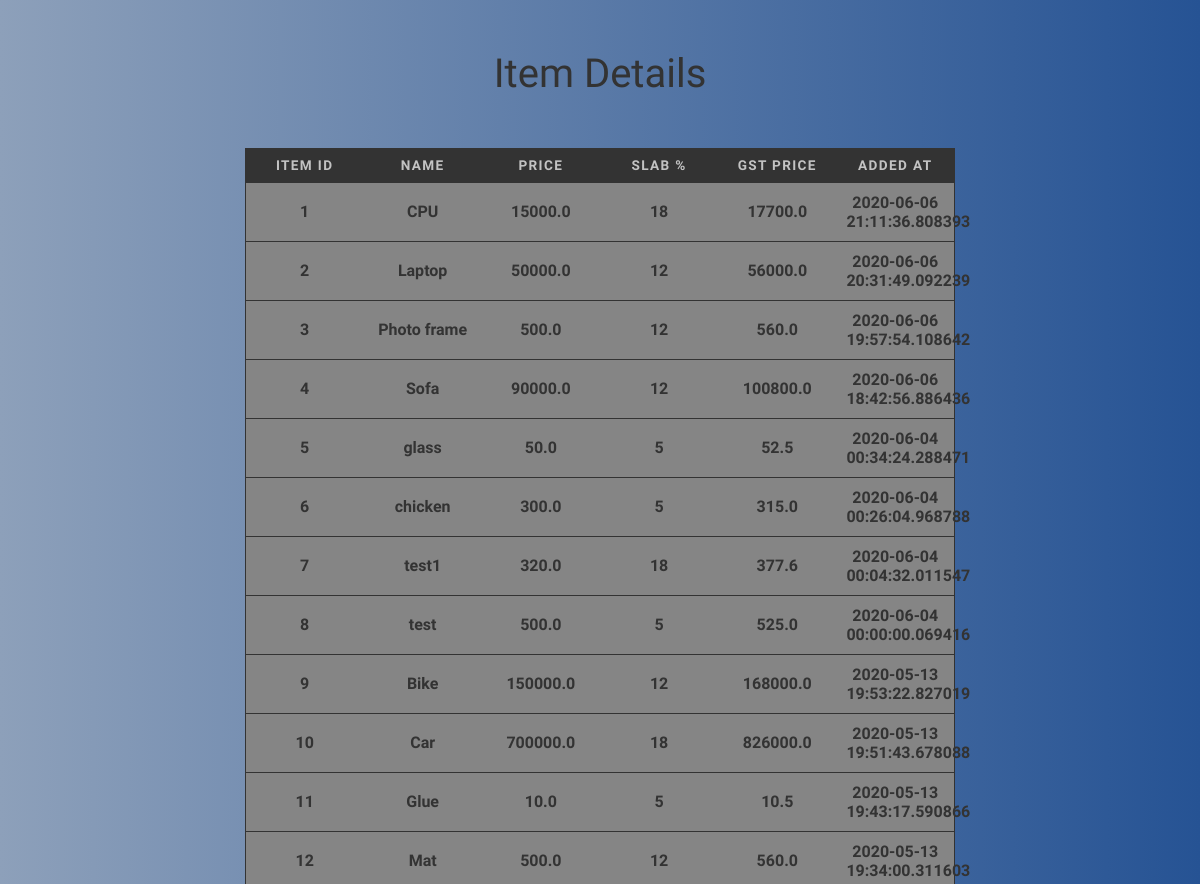
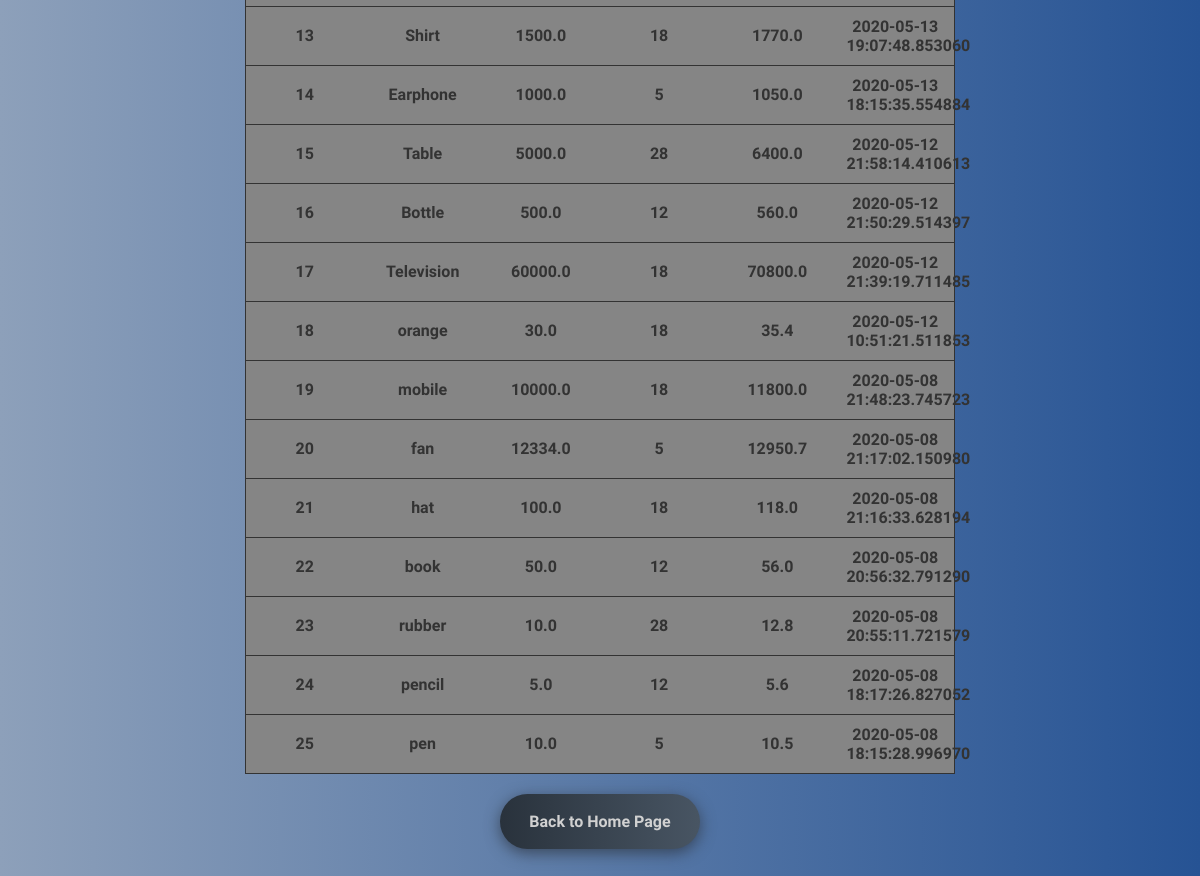
Screenshot of /table with the database file from the repository (2 pictures, top to bottom).
### tables this page shows
CREATE TABLE "gst_items" ("ID" INTEGER PRIMARY KEY AUTOINCREMENT NOT NULL, "Item" VARCHAR,"Price" REAL, "Slab" INTEGER, "GST_Price" REAL, "Added_at" TIMESTAMP);

### app.py (the view)
@app.route('/table')
def table():
    con = sql.connect("new_database.db")
    cur = con.cursor()
    cur.execute("SELECT * FROM gst_items ORDER BY ID DESC ")
    output = cur.fetchall()
    return render_template("table.html", output = output)

### templates/table.html (shortened to what this page needs)
<!DOCTYPE html>
<html lang="en">
<head>
    <link rel="stylesheet" type="text/css" href="{{ url_for('static', filename='/css/table.css') }}">
</head>
<body class="overlay" >
    <div><h1 style="text-align:center;padding:2%;font-family:Nova Square;font-size: 40px;color:#333;font-weight: 200;">Item Details</h1></div>
    <div class="center">
      <table >
        <thead>
          <tr class="first" style="text-align:center;font-family:Jura;color:#c3c3c3;">
            <th>Item ID</th>
            <th>Name</th>
            <th>Price</th>
            <th>Slab %</th>
            <th>GST Price</th>
            <th>Added At</th>
          </tr>
        </thead>
        <tbody>
          {% for value in output %}
            <tr style="text-align:center;font-family:Jura;color:#333;font-weight: 600;">
                <td scope="row" data-label="Item ID"> {{ loop.length - (value[0]-1) }}</td>
                <td data-label="Name"> {{ value[1] }}</td>
                <td data-label="Price"> {{ value[2] }}</td>
                <td data-label="Slab %"> {{ value[3] }}</td>
                <td data-label="GST Price"> {{ value[4] }}</td>
                <td data-label="Added At"> {{ value[5] }}</td>
            </tr>
          {% endfor %}
        </tbody>
      </table>
        <div id="back">
            <form action="/">
                <div class="buttons">
                    <input class="btn-hover color-8" style="text-align:center;font-family:Jura;color:#d1d1d1;" type="submit" value="Back to Home Page" />
                </div>
            </form>
        </div>
    </div>
</body>
</html>

### static/css/table.css (style rules this page uses)
.overlay { background: #265394; background: -webkit-linear-gradient(to left, #265394 , #8da0ba); background: linear-gradient(to left, #265394 , #8da0ba); }
table { border: 1px solid #333; border-collapse: collapse; margin: 0; padding: 0; width: 60%; table-layout: fixed; margin: auto; }
table tr { background-color: #858585; border: 1px solid #333; padding: .35em; }
table th, table td { padding: .625em; text-align: center; }
table th { font-size: .85em; letter-spacing: .1em; text-transform: uppercase; background: #333; }
#back { text-align :center; }
* { -webkit-box-sizing: border-box; -moz-box-sizing: border-box; box-sizing: border-box; }
.buttons { margin: 0%; text-align: center; }
.btn-hover { width: 200px; font-size: 16px; font-weight: 600; color: #fff; cursor: pointer; margin: 20px; height: 55px; text-align:center; border: none; background-size: 300% 100%; border-radius: 50px; moz-transition: all .4s ease-in-out; -o-transition: all .4s ease-in-out; -webkit-transition: all .4s ease-in-out; transition: all .4s ease-in-out; }
.btn-hover.color-8 { background-image: linear-gradient(to right, #29323c, #485563, #2b5876, #4e4376); box-shadow: 0 4px 15px 0 rgba(45, 54, 65, 0.75); }

### rows the page displays
gst_items: Item "CPU", Price "15000.0", Slab "18", GST_Price "17700.0", Added_at "2020-06-06 21:11:36.808393"
gst_items: Item "Laptop", Price "50000.0", Slab "12", GST_Price "56000.0", Added_at "2020-06-06 20:31:49.092239"
gst_items: Item "Photo frame", Price "500.0", Slab "12", GST_Price "560.0", Added_at "2020-06-06 19:57:54.108642"
gst_items: Item "Sofa", Price "90000.0", Slab "12", GST_Price "100800.0", Added_at "2020-06-06 18:42:56.886436"
gst_items: Item "glass", Price "50.0", Slab "5", GST_Price "52.5", Added_at "2020-06-04 00:34:24.288471"
gst_items: Item "chicken", Price "300.0", Slab "5", GST_Price "315.0", Added_at "2020-06-04 00:26:04.968788"
gst_items: Item "test1", Price "320.0", Slab "18", GST_Price "377.6", Added_at "2020-06-04 00:04:32.011547"
gst_items: Item "test", Price "500.0", Slab "5", GST_Price "525.0", Added_at "2020-06-04 00:00:00.069416"
gst_items: Item "Bike", Price "150000.0", Slab "12", GST_Price "168000.0", Added_at "2020-05-13 19:53:22.827019"
gst_items: Item "Car", Price "700000.0", Slab "18", GST_Price "826000.0", Added_at "2020-05-13 19:51:43.678088"
gst_items: Item "Glue", Price "10.0", Slab "5", GST_Price "10.5", Added_at "2020-05-13 19:43:17.590866"
gst_items: Item "Mat", Price "500.0", Slab "12", GST_Price "560.0", Added_at "2020-05-13 19:34:00.311603"
gst_items: Item "Shirt", Price "1500.0", Slab "18", GST_Price "1770.0", Added_at "2020-05-13 19:07:48.853060"
gst_items: Item "Earphone", Price "1000.0", Slab "5", GST_Price "1050.0", Added_at "2020-05-13 18:15:35.554884"
gst_items: Item "Table", Price "5000.0", Slab "28", GST_Price "6400.0", Added_at "2020-05-12 21:58:14.410613"
gst_items: Item "Bottle", Price "500.0", Slab "12", GST_Price "560.0", Added_at "2020-05-12 21:50:29.514397"
gst_items: Item "Television", Price "60000.0", Slab "18", GST_Price "70800.0", Added_at "2020-05-12 21:39:19.711485"
gst_items: Item "orange", Price "30.0", Slab "18", GST_Price "35.4", Added_at "2020-05-12 10:51:21.511853"
gst_items: Item "mobile", Price "10000.0", Slab "18", GST_Price "11800.0", Added_at "2020-05-08 21:48:23.745723"
gst_items: Item "fan", Price "12334.0", Slab "5", GST_Price "12950.7", Added_at "2020-05-08 21:17:02.150980"
gst_items: Item "hat", Price "100.0", Slab "18", GST_Price "118.0", Added_at "2020-05-08 21:16:33.628194"
gst_items: Item "book", Price "50.0", Slab "12", GST_Price "56.0", Added_at "2020-05-08 20:56:32.791290"
gst_items: Item "rubber", Price "10.0", Slab "28", GST_Price "12.8", Added_at "2020-05-08 20:55:11.721579"
gst_items: Item "pencil", Price "5.0", Slab "12", GST_Price "5.6", Added_at "2020-05-08 18:17:26.827052"
gst_items: Item "pen", Price "10.0", Slab "5", GST_Price "10.5", Added_at "2020-05-08 18:15:28.996970"
